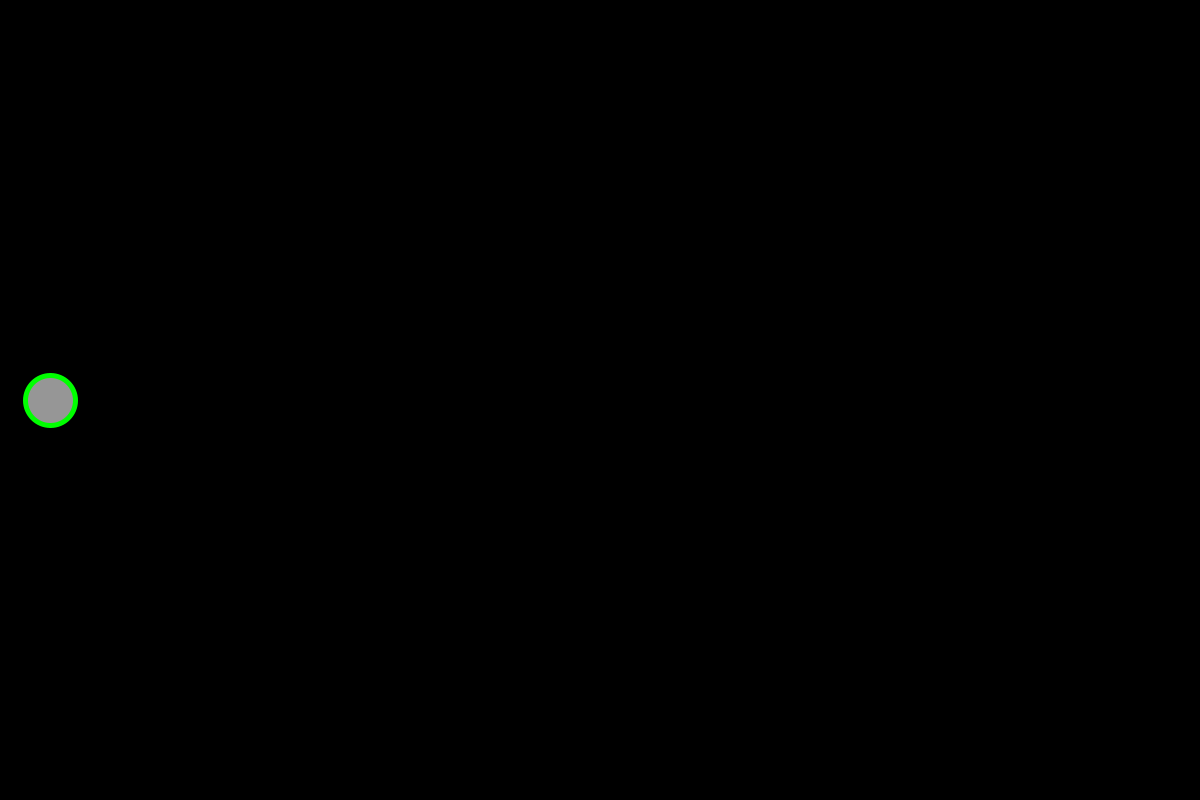
Frame 1 (no input)
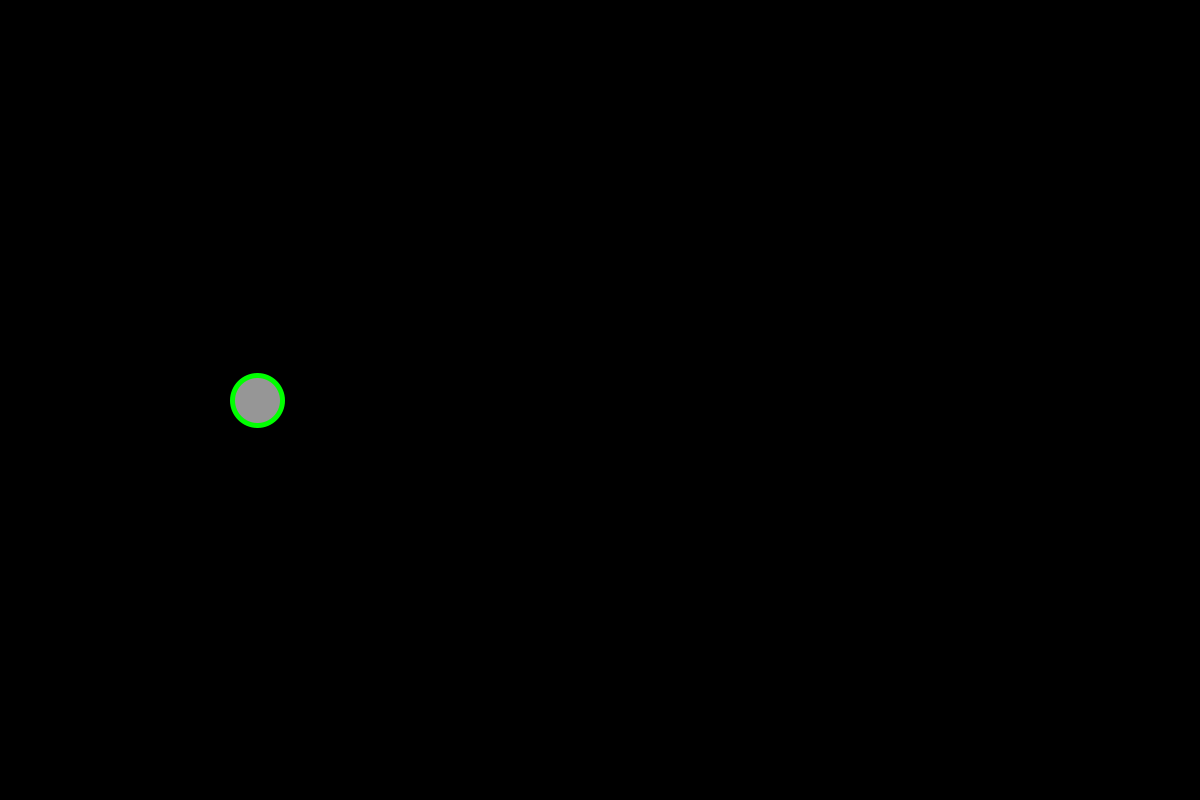
Frame 60 (the mouse pressed at the canvas centre just before this capture)
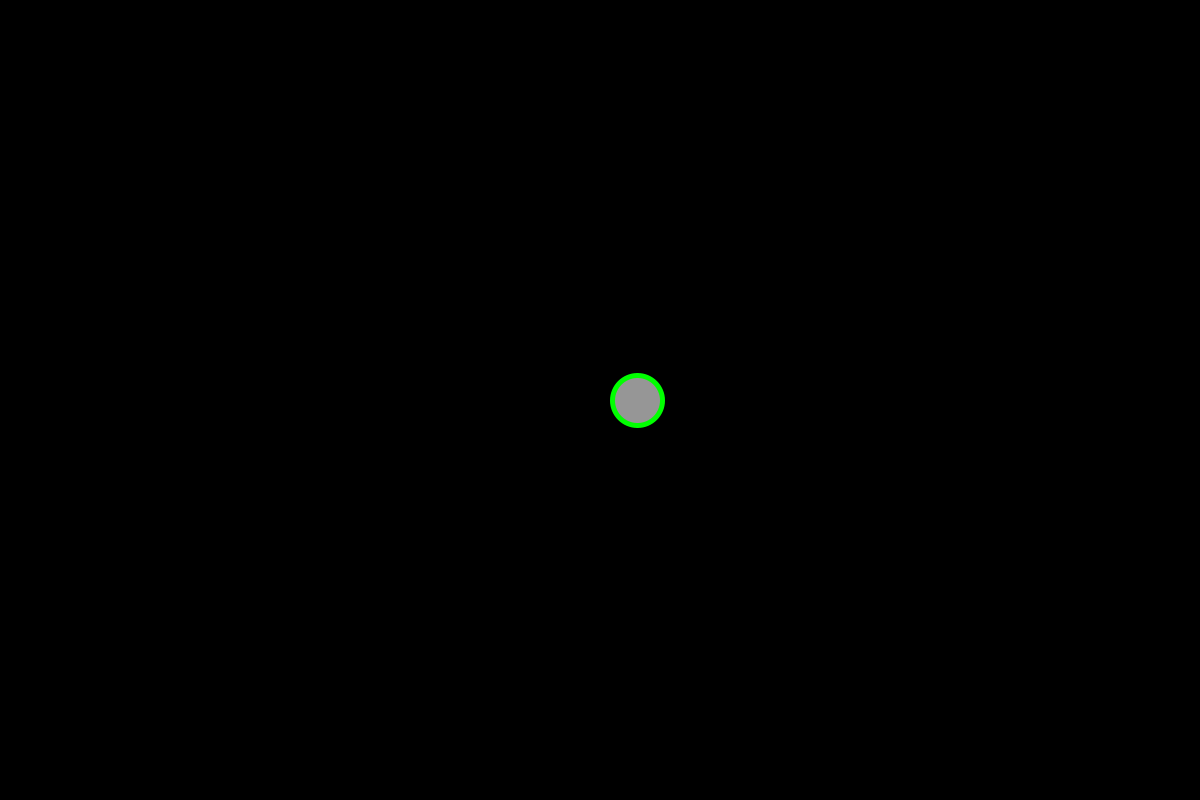
Frame 120 (the mouse held since frame 60 and released just before this capture)

The Processing sketch that drew these frames (run headless with seeded random() and noise(); from frame 60 on, the mouse is pressed at the canvas centre):

// Processing sketch: Pong
// ── Pong.pde
int ballX = width/2;
float speed = 5;
boolean lr = true;
void setup(){
  size(1200,800);
}
 void draw(){
  background(0);
  fill(150);
  strokeWeight(5);
  stroke(0,255,0);
  ellipse(ballX,height/2,50,50);
  speed+=0.02;
  if(lr == true){
    ballX-=speed;  
  }
  if(lr == false){
    ballX+=speed;
  }
  if(ballX < 0){
    lr = false; 
  }
  if(ballX > width){
    lr = true; 
  }
}
